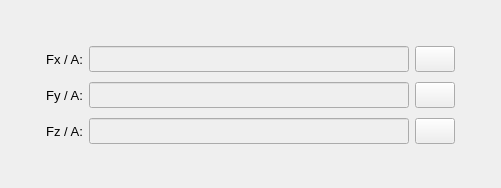
           <widget class="QWidget" name="tab_tabular_data">
            <attribute name="title">
             <string>Tabular data</string>
            </attribute>
            <layout class="QGridLayout" name="gridLayout_10">
             <property name="leftMargin">
              <number>2</number>
             </property>
             <property name="topMargin">
              <number>2</number>
             </property>
             <property name="rightMargin">
              <number>2</number>
             </property>
             <property name="bottomMargin">
              <number>2</number>
             </property>
             <property name="spacing">
              <number>2</number>
             </property>
             <item row="1" column="0">
              <widget class="QFrame" name="frame_9">
               <property name="frameShape">
                <enum>QFrame::Shape::NoFrame</enum>
               </property>
               <property name="frameShadow">
                <enum>QFrame::Shadow::Raised</enum>
               </property>
               <layout class="QGridLayout" name="gridLayout_3">
                <property name="leftMargin">
                 <number>4</number>
                </property>
                <property name="topMargin">
                 <number>4</number>
                </property>
                <property name="rightMargin">
                 <number>4</number>
                </property>
                <property name="bottomMargin">
                 <number>2</number>
                </property>
                <property name="horizontalSpacing">
                 <number>6</number>
                </property>
                <property name="verticalSpacing">
                 <number>10</number>
                </property>
                <item row="0" column="2">
                 <widget class="QLineEdit" name="lineEdit_path_table_Fx">
                  <property name="enabled">
                   <bool>false</bool>
                  </property>
                  <property name="minimumSize">
                   <size>
                    <width>320</width>
                    <height>26</height>
                   </size>
                  </property>
                  <property name="maximumSize">
                   <size>
                    <width>320</width>
                    <height>26</height>
                   </size>
                  </property>
                  <property name="styleSheet">
                   <string notr="true"/>
                  </property>
                  <property name="alignment">
                   <set>Qt::AlignmentFlag::AlignCenter</set>
                  </property>
                 </widget>
                </item>
                <item row="0" column="1">
                 <widget class="QLabel" name="label_table_Fx">
                  <property name="enabled">
                   <bool>true</bool>
                  </property>
                  <property name="minimumSize">
                   <size>
                    <width>0</width>
                    <height>26</height>
                   </size>
                  </property>
                  <property name="maximumSize">
                   <size>
                    <width>80</width>
                    <height>26</height>
                   </size>
                  </property>
                  <property name="font">
                   <font>
                    <pointsize>10</pointsize>
                    <bold>false</bold>
                   </font>
                  </property>
                  <property name="text">
                   <string>Fx / A:</string>
                  </property>
                  <property name="alignment">
                   <set>Qt::AlignmentFlag::AlignRight|Qt::AlignmentFlag::AlignTrailing|Qt::AlignmentFlag::AlignVCenter</set>
                  </property>
                 </widget>
                </item>
                <item row="1" column="1">
                 <widget class="QLabel" name="label_table_Fy">
                  <property name="enabled">
                   <bool>true</bool>
                  </property>
                  <property name="minimumSize">
                   <size>
                    <width>0</width>
                    <height>26</height>
                   </size>
                  </property>
                  <property name="maximumSize">
                   <size>
                    <width>80</width>
                    <height>26</height>
                   </size>
                  </property>
                  <property name="font">
                   <font>
                    <pointsize>10</pointsize>
                    <bold>false</bold>
                   </font>
                  </property>
                  <property name="text">
                   <string>Fy / A:</string>
                  </property>
                  <property name="alignment">
                   <set>Qt::AlignmentFlag::AlignRight|Qt::AlignmentFlag::AlignTrailing|Qt::AlignmentFlag::AlignVCenter</set>
                  </property>
                 </widget>
                </item>
                <item row="1" column="2">
                 <widget class="QLineEdit" name="lineEdit_path_table_Fy">
                  <property name="enabled">
                   <bool>false</bool>
                  </property>
                  <property name="minimumSize">
                   <size>
                    <width>320</width>
                    <height>26</height>
                   </size>
                  </property>
                  <property name="maximumSize">
                   <size>
                    <width>320</width>
                    <height>26</height>
                   </size>
                  </property>
                  <property name="styleSheet">
                   <string notr="true"/>
                  </property>
                  <property name="alignment">
                   <set>Qt::AlignmentFlag::AlignCenter</set>
                  </property>
                 </widget>
                </item>
                <item row="0" column="3">
                 <widget class="QPushButton" name="pushButton_load_Fx_table">
                  <property name="enabled">
                   <bool>true</bool>
                  </property>
                  <property name="sizePolicy">
                   <sizepolicy hsizetype="Expanding" vsizetype="Fixed">
                    <horstretch>0</horstretch>
                    <verstretch>0</verstretch>
                   </sizepolicy>
                  </property>
                  <property name="minimumSize">
                   <size>
                    <width>40</width>
                    <height>26</height>
                   </size>
                  </property>
                  <property name="maximumSize">
                   <size>
                    <width>40</width>
                    <height>26</height>
                   </size>
                  </property>
                  <property name="font">
                   <font>
                    <pointsize>10</pointsize>
                    <bold>false</bold>
                   </font>
                  </property>
                  <property name="styleSheet">
                   <string notr="true"/>
                  </property>
                  <property name="text">
                   <string/>
                  </property>
                  <property name="icon">
                   <iconset resource="../../../../icons/dark_theme/resources.qrc">
                    <normaloff>:/icons/document_search_blue.png</normaloff>:/icons/document_search_blue.png</iconset>
                  </property>
                  <property name="iconSize">
                   <size>
                    <width>20</width>
                    <height>20</height>
                   </size>
                  </property>
                  <property name="autoDefault">
                   <bool>false</bool>
                  </property>
                 </widget>
                </item>
                <item row="2" column="1">
                 <widget class="QLabel" name="label_table_Fz">
                  <property name="enabled">
                   <bool>true</bool>
                  </property>
                  <property name="minimumSize">
                   <size>
                    <width>0</width>
                    <height>26</height>
                   </size>
                  </property>
                  <property name="maximumSize">
                   <size>
                    <width>80</width>
                    <height>26</height>
                   </size>
                  </property>
                  <property name="font">
                   <font>
                    <pointsize>10</pointsize>
                    <bold>false</bold>
                   </font>
                  </property>
                  <property name="text">
                   <string>Fz / A:</string>
                  </property>
                  <property name="alignment">
                   <set>Qt::AlignmentFlag::AlignRight|Qt::AlignmentFlag::AlignTrailing|Qt::AlignmentFlag::AlignVCenter</set>
                  </property>
                 </widget>
                </item>
                <item row="2" column="2">
                 <widget class="QLineEdit" name="lineEdit_path_table_Fz">
                  <property name="enabled">
                   <bool>false</bool>
                  </property>
                  <property name="minimumSize">
                   <size>
                    <width>320</width>
                    <height>26</height>
                   </size>
                  </property>
                  <property name="maximumSize">
                   <size>
                    <width>320</width>
                    <height>26</height>
                   </size>
                  </property>
                  <property name="styleSheet">
                   <string notr="true"/>
                  </property>
                  <property name="alignment">
                   <set>Qt::AlignmentFlag::AlignCenter</set>
                  </property>
                 </widget>
                </item>
                <item row="1" column="3">
                 <widget class="QPushButton" name="pushButton_load_Fy_table">
                  <property name="enabled">
                   <bool>true</bool>
                  </property>
                  <property name="sizePolicy">
                   <sizepolicy hsizetype="Expanding" vsizetype="Fixed">
                    <horstretch>0</horstretch>
                    <verstretch>0</verstretch>
                   </sizepolicy>
                  </property>
                  <property name="minimumSize">
                   <size>
                    <width>40</width>
                    <height>26</height>
                   </size>
                  </property>
                  <property name="maximumSize">
                   <size>
                    <width>40</width>
                    <height>26</height>
                   </size>
                  </property>
                  <property name="font">
                   <font>
                    <pointsize>10</pointsize>
                    <bold>false</bold>
                   </font>
                  </property>
                  <property name="styleSheet">
                   <string notr="true"/>
                  </property>
                  <property name="text">
                   <string/>
                  </property>
                  <property name="icon">
                   <iconset resource="../../../../icons/dark_theme/resources.qrc">
                    <normaloff>:/icons/document_search_blue.png</normaloff>:/icons/document_search_blue.png</iconset>
                  </property>
                  <property name="iconSize">
                   <size>
                    <width>20</width>
                    <height>20</height>
                   </size>
                  </property>
                  <property name="autoDefault">
                   <bool>false</bool>
                  </property>
                 </widget>
                </item>
                <item row="2" column="3">
                 <widget class="QPushButton" name="pushButton_load_Fz_table">
                  <property name="enabled">
                   <bool>true</bool>
                  </property>
                  <property name="sizePolicy">
                   <sizepolicy hsizetype="Expanding" vsizetype="Fixed">
                    <horstretch>0</horstretch>
                    <verstretch>0</verstretch>
                   </sizepolicy>
                  </property>
                  <property name="minimumSize">
                   <size>
                    <width>40</width>
                    <height>26</height>
                   </size>
                  </property>
                  <property name="maximumSize">
                   <size>
                    <width>40</width>
                    <height>26</height>
                   </size>
                  </property>
                  <property name="font">
                   <font>
                    <pointsize>10</pointsize>
                    <bold>false</bold>
                   </font>
                  </property>
                  <property name="styleSheet">
                   <string notr="true"/>
                  </property>
                  <property name="text">
                   <string/>
                  </property>
                  <property name="icon">
                   <iconset resource="../../../../icons/dark_theme/resources.qrc">
                    <normaloff>:/icons/document_search_blue.png</normaloff>:/icons/document_search_blue.png</iconset>
                  </property>
                  <property name="iconSize">
                   <size>
                    <width>20</width>
                    <height>20</height>
                   </size>
                  </property>
                  <property name="autoDefault">
                   <bool>false</bool>
                  </property>
                 </widget>
                </item>
                <item row="0" column="4">
                 <spacer name="horizontalSpacer_3">
                  <property name="orientation">
                   <enum>Qt::Orientation::Horizontal</enum>
                  </property>
                  <property name="sizeHint" stdset="0">
                   <size>
                    <width>40</width>
                    <height>20</height>
                   </size>
                  </property>
                 </spacer>
                </item>
                <item row="0" column="0">
                 <spacer name="horizontalSpacer_4">
                  <property name="orientation">
                   <enum>Qt::Orientation::Horizontal</enum>
                  </property>
                  <property name="sizeHint" stdset="0">
                   <size>
                    <width>40</width>
                    <height>20</height>
                   </size>
                  </property>
                 </spacer>
                </item>
               </layout>
              </widget>
             </item>
             <item row="0" column="0">
              <spacer name="verticalSpacer_4">
               <property name="orientation">
                <enum>Qt::Orientation::Vertical</enum>
               </property>
               <property name="sizeHint" stdset="0">
                <size>
                 <width>20</width>
                 <height>40</height>
                </size>
               </property>
              </spacer>
             </item>
             <item row="3" column="0">
              <spacer name="verticalSpacer_8">
               <property name="orientation">
                <enum>Qt::Orientation::Vertical</enum>
               </property>
               <property name="sizeHint" stdset="0">
                <size>
                 <width>20</width>
                 <height>40</height>
                </size>
               </property>
              </spacer>
             </item>
            </layout>
           </widget>
